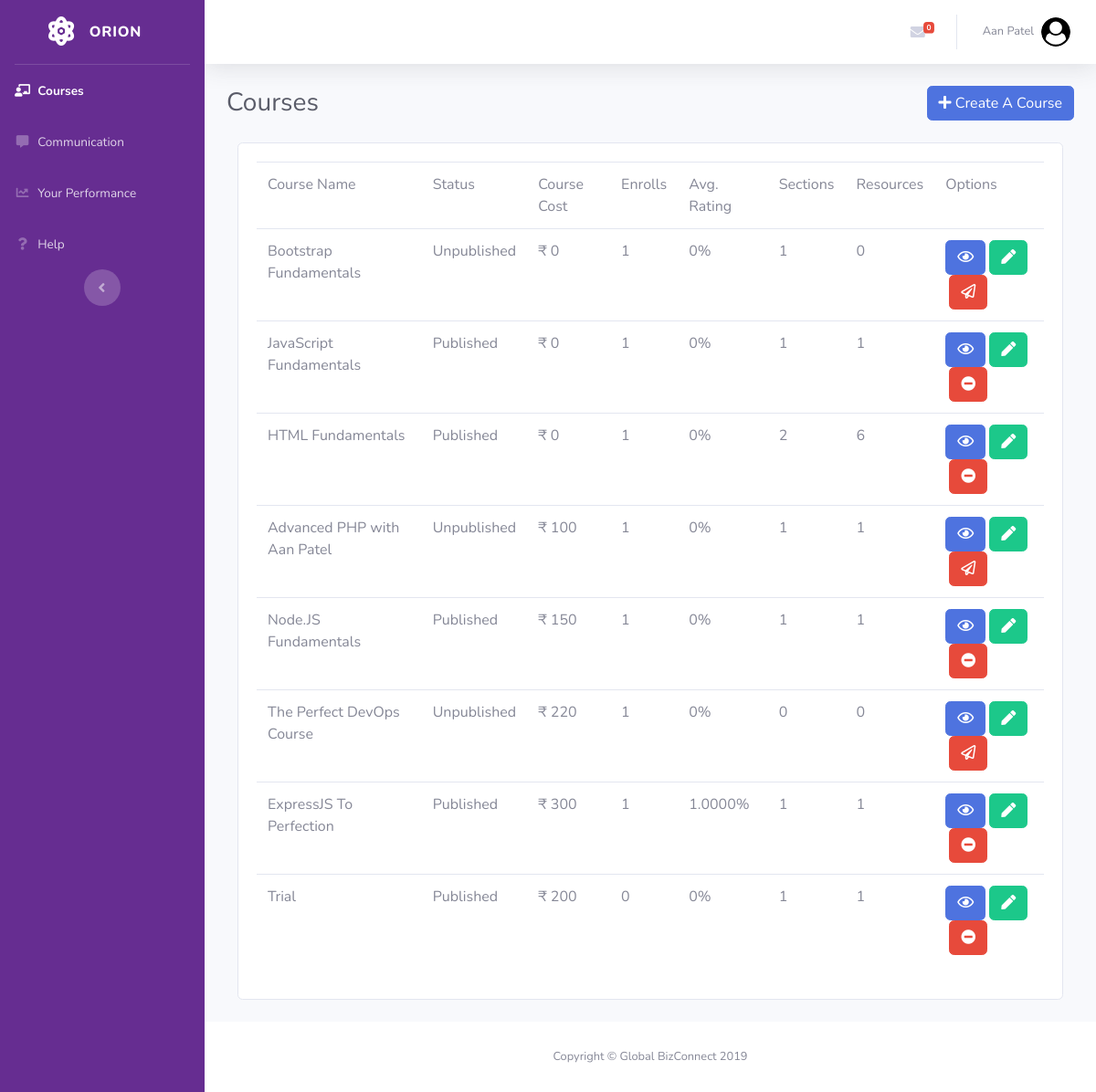
Page /dashboard/trainer.php (signed in) on the earlier database version.
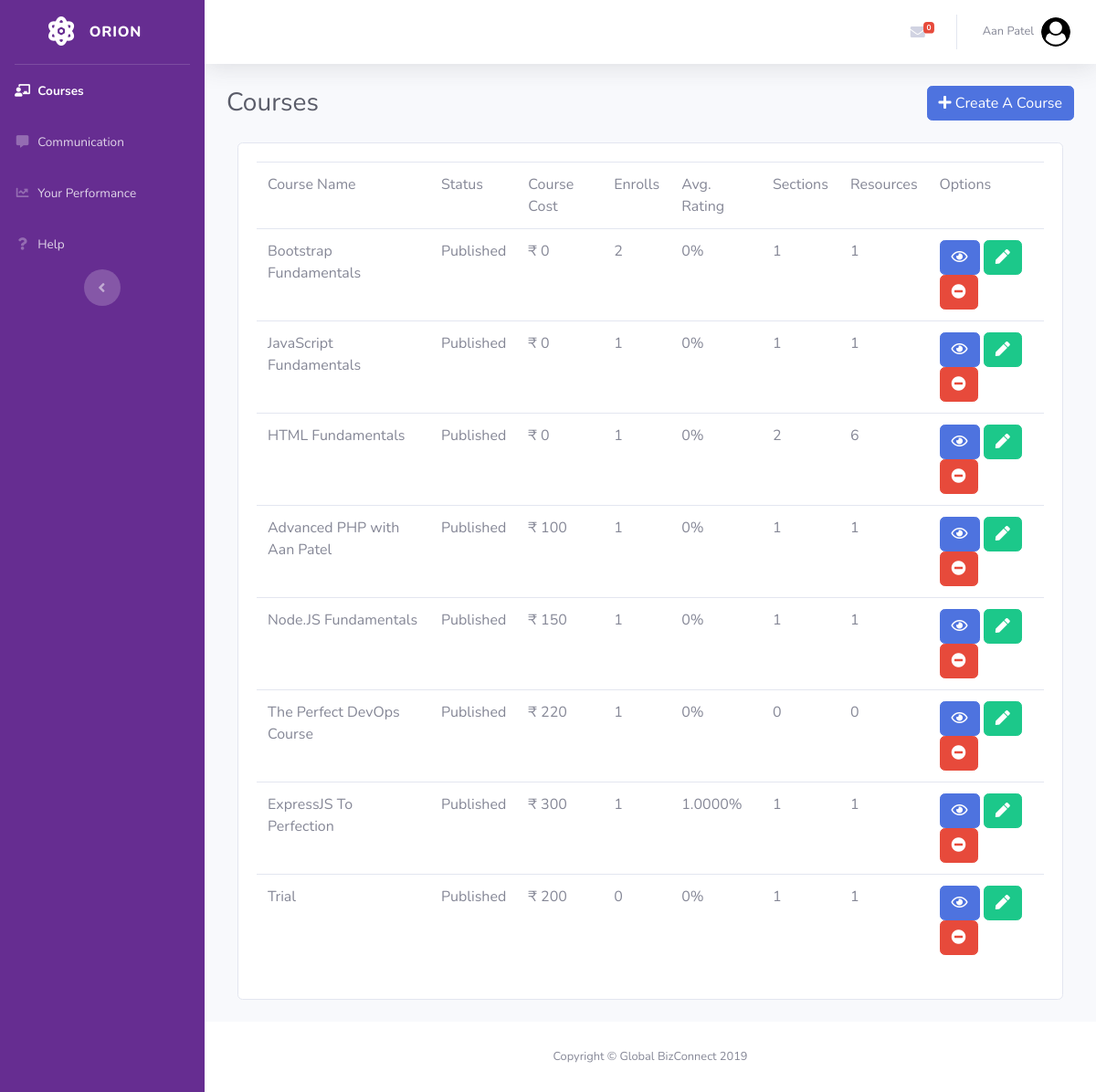
Same page on the later database version.
### tables this page shows
CREATE TABLE `ctrainers` (
  `cid` int(11) NOT NULL,
  `uid` int(11) NOT NULL
);

CREATE TABLE `course` (
  `cid` int(11) NOT NULL,
  `cname` text NOT NULL,
  `cdesc` text NOT NULL,
  `dateofcreation` datetime NOT NULL DEFAULT CURRENT_TIMESTAMP,
  `creatoruid` int(11) NOT NULL,
  `cost` float NOT NULL DEFAULT '0',
  `published` int(1) NOT NULL DEFAULT '0',
  `dateofpublish` datetime DEFAULT NULL,
  `cimg` text,
  `category` text NOT NULL
);

### dashboard/trainer.php (the view, shortened to what the changed rows need)
<?php
require('../includes/db.php');
$uid = $_SESSION['uid'];
$courseListQuery = "SELECT cid FROM ctrainers WHERE uid=$uid";
$courseListResult = mysqli_query($con, $courseListQuery) or die(mysqli_error($con));
?>
<!DOCTYPE html>
<html lang="en">
<head>
    <link href="vendor/fontawesome-free/css/all.min.css" rel="stylesheet" type="text/css">
    <link href="css/sb-admin-2.min.css" rel="stylesheet">
    <link href="css/orion.css" rel="stylesheet">
</head>
<body id="page-top">
<div id="wrapper">
    <div id="content-wrapper" class="d-flex flex-column">
        <div id="content">
            <div class="container-fluid">
                <div class="d-sm-flex align-items-center justify-content-between mb-4">
                    <h1 class="h3 mb-0 text-gray-800">
                        Courses
                    </h1>
                </div>
                <div class="row">
                    <div class="container">
                        <div class="card">
                            <div class="card-body">
                                <div class="table-responsive">
                                    <table class="table">
                                        <thead>
                                        <tr>
                                            <td>Course Name</td>
                                            <td>Status</td>
                                            <td>Course Cost</td>
                                            <td>Enrolls</td>
                                            <td>Avg. Rating</td>
                                            <td>Sections</td>
                                            <td>Resources</td>
                                            <td>Options</td>
                                        </tr>
                                        </thead>
                                        <?php
                                        $courseListQuery = "SELECT cid FROM ctrainers WHERE uid=$uid";
                                        $courseListResult = mysqli_query($con, $courseListQuery) or die(mysqli_error($con));
                                        while ($courseListQueryData = mysqli_fetch_array($courseListResult)) {
                                            $cid = $courseListQueryData['cid'];
                                            $courseQuery = "SELECT * FROM course WHERE cid=$cid";
                                            $courseResult = mysqli_query($con, $courseQuery) or die(mysqli_error($con));
                                            $courseData = mysqli_fetch_array($courseResult) or die(mysqli_error($con));
                                            $courseTitle = $courseData['cname'];
                                            $courseCost = $courseData['cost'];
                                            $coursePublished = $courseData['published'];
                                            $enrollsQuery = "SELECT count(*) AS enrolls FROM cstudents WHERE cid=$cid";
                                            $enrollsResult = mysqli_query($con, $enrollsQuery) or die(mysqli_error($con));
                                            $enrollsData = mysqli_fetch_array($enrollsResult);
                                            $enrolls = $enrollsData['enrolls'];
                                            $courseRatingExistsQuery = "SELECT count(crid) AS crating FROM creviews WHERE cid=$cid";
                                            $courseRatingExistsResult = mysqli_query($con, $courseRatingExistsQuery) or die(mysqli_error($con));
                                            $courseRatingExistsData = mysqli_fetch_array($courseRatingExistsResult);
                                            $avgCourseRating = 0;
                                            if ($courseRatingExistsData['crating'] > 0) {
                                                $avgCourseRatingQuery = "SELECT (sum(rating)/count(crid)) AS avgcourserating FROM creviews WHERE cid=$cid";
                                                $avgCourseRatingResult = mysqli_query($con, $avgCourseRatingQuery) or die(mysqli_error($con));
                                                $avgCourseRatingData = mysqli_fetch_array($avgCourseRatingResult);
                                                $avgCourseRating = $avgCourseRatingData['avgcourserating'];
                                            }
                                            $numSectionsQuery = "SELECT COUNT(section) AS numsections FROM csections WHERE cid=$cid";
                                            $numSectionsResult = mysqli_query($con, $numSectionsQuery) or die(mysqli_error($con));
                                            $numSectionsData = mysqli_fetch_array($numSectionsResult);
                                            $numSections = $numSectionsData['numsections'];
                                            $totalResourcesQuery = "SELECT count(*) AS totalresources FROM cresources WHERE cid=$cid";
                                            $totalResourcesResult = mysqli_query($con, $totalResourcesQuery) or die(mysqli_error($con));
                                            $totalResourcesData = mysqli_fetch_array($totalResourcesResult);
                                            $totalResources = $totalResourcesData['totalresources'];
                                            if ($coursePublished == 0) {
                                                $publishLink = "<a class='btn btn-danger text-white' href='publishcourse.php?cid=$cid' data-toggle='tooltip' title='View'><span class='far fa-paper-plane'></span></a>";
                                                $publishData = "Unpublished";
                                                $previewLink = "<a href='coursepreview.php?cid=$cid' class='btn btn-primary' data-toggle='tooltip' title='Preview'><span class='far fa-eye'></span></a>";
                                            } else {
                                                $publishLink = "<a class='btn btn-danger text-white' href='withdrawcourse.php?cid=$cid' data-toggle='tooltip' title='Withdraw'><span class='fas fa-minus-circle'></span></a>";
                                                $publishData = "Published";
                                                $previewLink = "<a href='viewcourse.php?cid=$cid' class='btn btn-primary' data-toggle='tooltip' title='View'><span class='far fa-eye'></span></a>";
                                            }
                                            $editLink = "<a href='coursedit.php?cid=$cid' class='btn btn-success' data-toggle='tooltip' title='Edit'><span class='fas fa-pen'></span></a>";
                                            ?>
                                            <tr>
                                                <td><?php echo $courseTitle; ?></td>
                                                <td><?php echo $publishData; ?></td>
                                                <td>₹ <?php echo $courseCost; ?></td>
                                                <td><?php echo $enrolls; ?></td>
                                                <td><?php echo $avgCourseRating; ?>%</td>
                                                <td><?php echo $numSections; ?></td>
                                                <td><?php echo $totalResources; ?></td>
                                                <td><?php echo $previewLink; ?>&nbsp;<?php echo $editLink; ?>
                                                    &nbsp;<?php echo $publishLink; ?></td>
                                            </tr>
                                            <?php
                                        }
                                        ?>
                                    </table>
                                </div>
                            </div>
                        </div>
                    </div>
                </div>
                <br>
            </div>
        </div>
    </div>
</div>
</body>
</html>

Differences in the rows shown:
changed through a linked row, ctrainers "Bootstrap Fundamentals": cid.published "Unpublished" → "Published"; enrolls "1" → "2"; totalResources "0" → "1"
changed through a linked row, ctrainers "Advanced PHP with Aan Patel": cid.published "Unpublished" → "Published"
changed through a linked row, ctrainers "The Perfect DevOps Course": cid.published "Unpublished" → "Published"
